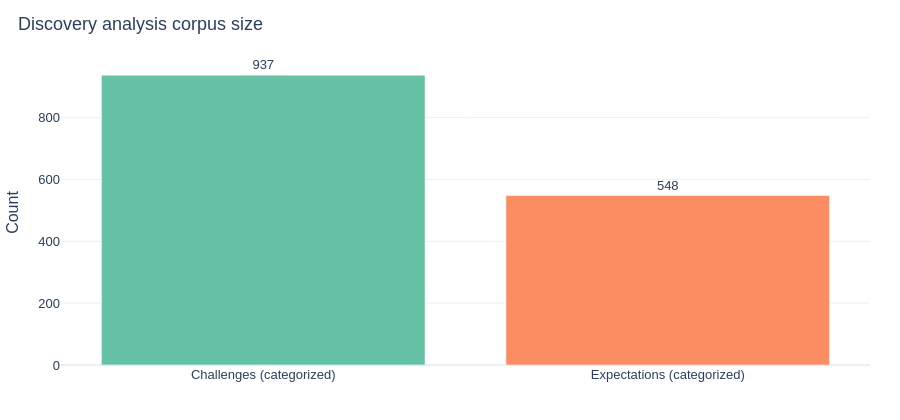

Source (notebook cell):
### Markdown cell above
## Overview

### Code cell
overview = pd.DataFrame(
    [
        {"Dataset": "Challenges (categorized)", "Records": len(challenges)},
        {"Dataset": "Expectations (categorized)", "Records": len(expectations)},
        
    ]
)

fig = px.bar(
    overview,
    x="Dataset",
    y="Records",
    text="Records",
    title="Discovery analysis corpus size",
    color="Dataset",
    color_discrete_sequence=px.colors.qualitative.Set2,
)
fig.update_traces(textposition="outside", showlegend=False)
fig.update_layout(xaxis_title="", yaxis_title="Count", height=420)
show(fig, "overview_counts")

### Figure 1 — Plotly figure (JSON) as saved in the notebook; plotly's stock layout.template omitted (floating-point values rounded to 4 significant figures)
{"data": [{"hovertemplate": "Dataset=%{x}<br>Records=%{text}<extra></extra>", "legendgroup": "Challenges (categorized)", "marker": {"color": "rgb(102,194,165)", "pattern": {"shape": ""}}, "name": "Challenges (categorized)", "orientation": "v", "showlegend": false, "text": [937.0], "textposition": "outside", "type": "bar", "x": ["Challenges (categorized)"], "xaxis": "x", "y": [937], "yaxis": "y"}, {"hovertemplate": "Dataset=%{x}<br>Records=%{text}<extra></extra>", "legendgroup": "Expectations (categorized)", "marker": {"color": "rgb(252,141,98)", "pattern": {"shape": ""}}, "name": "Expectations (categorized)", "orientation": "v", "showlegend": false, "text": [548.0], "textposition": "outside", "type": "bar", "x": ["Expectations (categorized)"], "xaxis": "x", "y": [548], "yaxis": "y"}], "layout": {"barmode": "relative", "font": {"family": "IBM Plex Sans, Helvetica, Arial, sans-serif", "size": 13}, "height": 420, "legend": {"title": {"text": "Dataset"}, "tracegroupgap": 0}, "margin": {"b": 40, "l": 40, "r": 30, "t": 60}, "title": {"text": "Discovery analysis corpus size", "x": 0.02, "xanchor": "left"}, "xaxis": {"anchor": "y", "categoryarray": ["Challenges (categorized)", "Expectations (categorized)"], "categoryorder": "array", "domain": [0, 1], "title": {"text": ""}}, "yaxis": {"anchor": "x", "domain": [0, 1], "title": {"text": "Count"}}}}
